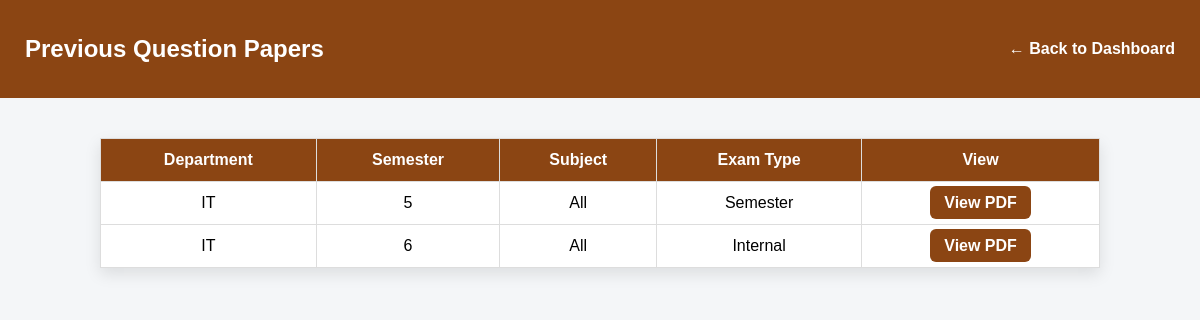
The page /old_questions (signed in) on the database its author committed.
### tables this page shows
CREATE TABLE "question_papers" (
    id INTEGER PRIMARY KEY AUTOINCREMENT,
    subject TEXT,
    exam_type TEXT,
    file_name TEXT,
    dept TEXT,
    semester INTEGER
);

### app.py (the view)
@app.route("/old_questions")
def old_questions():
    if "department" not in session:
        return redirect("/student_login")
    dept = session.get("department")
    semester = session.get("semester")
    conn = sqlite3.connect("database.db")
    cursor = conn.cursor()
    cursor.execute("""
        SELECT subject, exam_type, file_name, semester, dept
        FROM question_papers
    """)
    papers = cursor.fetchall()
    conn.close()
    return render_template("old_questions.html", papers=papers)

### templates/old_questions.html (shortened to what this page needs)
<!DOCTYPE html>
<html>
<head>
</head>
<body>
<div class="header">
    <h2>Previous Question Papers</h2>
    <a href="/student_dashboard">← Back to Dashboard</a>
</div>
<div class="container">
    {% if papers %}
    <table>
        <tr>
            <th>Department</th>
            <th>Semester</th>
            <th>Subject</th>
            <th>Exam Type</th>
            <th>View</th>
        </tr>
        {% for paper in papers %}
        <tr>
            <td>{{ paper[4] }}</td>
            <td>{{ paper[3] }}</td>
            <td>{{ paper[0] }}</td>
            <td>{{ paper[1] }}</td>
            <td>
                <a href="{{ url_for('static', filename='papers/' + paper[2]) }}"
                   target="_blank"
                   class="view-btn">
                   View PDF
                </a>
            </td>
        </tr>
        {% endfor %}
    </table>
    {% else %}
        <div class="no-data">
            No question paper uploaded yet.
        </div>
    {% endif %}
</div>
</body>
</html>

### templates/old_questions.html (style rules this page uses)
body { margin:0; font-family:Arial; background:#f4f6f8; }
.header { background:#8B4513; color:white; padding:15px 25px; display:flex; justify-content:space-between; align-items:center; }
.header a { color:white; text-decoration:none; font-weight:bold; }
.container { max-width:1000px; margin:40px auto; }
table { width:100%; border-collapse:collapse; background:white; box-shadow:0 6px 15px rgba(0,0,0,0.1); }
th { background:#8B4513; color:white; }
th, td { padding:12px; text-align:center; border:1px solid #ddd; }
.view-btn { background:#8B4513; color:white; padding:8px 14px; text-decoration:none; border-radius:6px; font-weight:bold; }

### rows shown on the page
question_papers: dept "IT", semester "5", subject "All", exam_type "Semester"
question_papers: dept "IT", semester "6", subject "All", exam_type "Internal"
